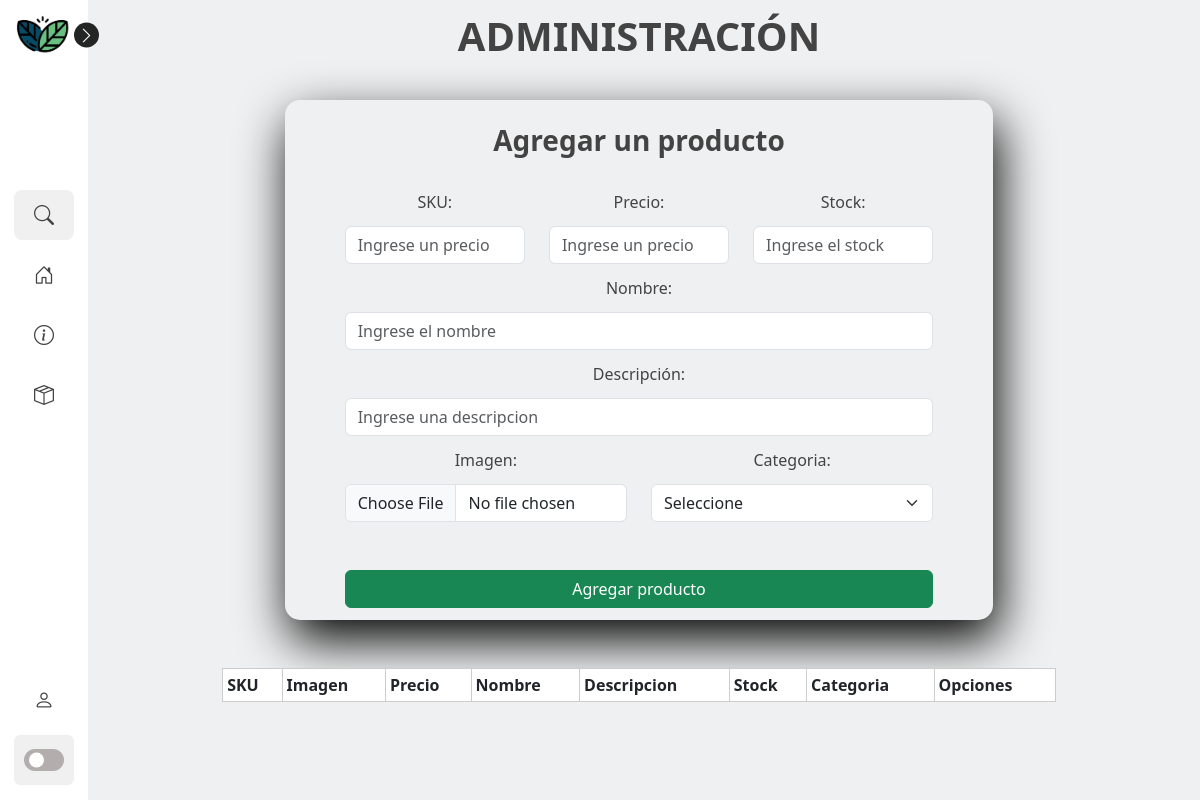
The page /admins on the database as committed earlier.
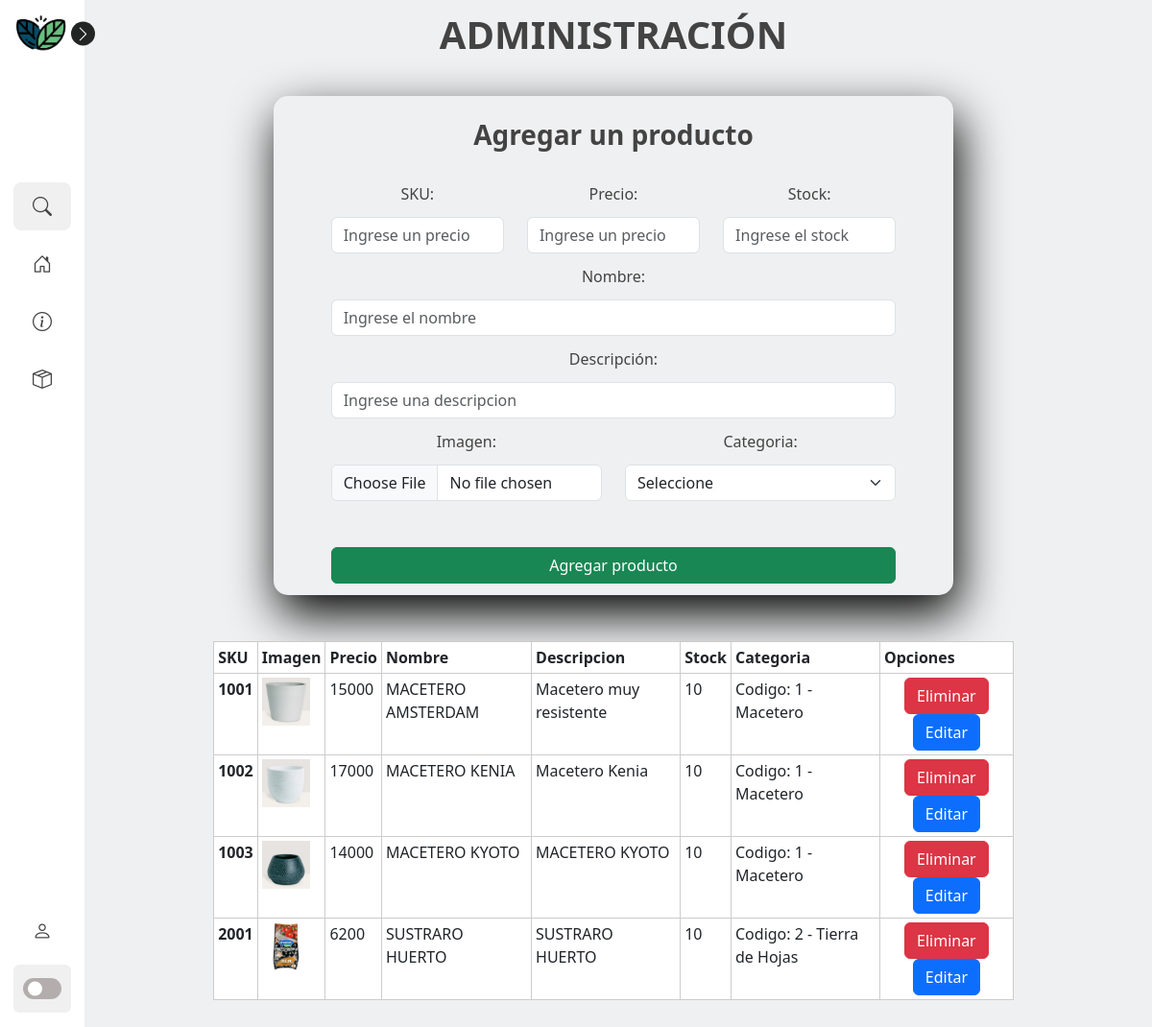
The same page on the database as committed later.
### tvapp/models.py (models this page shows, shortened)
class Producto(models.Model):
    sku = models.IntegerField(primary_key=True)
    precio = models.IntegerField()
    stock = models.IntegerField()
    nombre = models.CharField(max_length=80)
    descripcion = models.CharField(max_length=200)
    imagen = models.ImageField(upload_to="imagenesProducto")
    categoria_id = models.ForeignKey(Categoria, on_delete=models.CASCADE)
    fechaAgregar = models.DateField(auto_now_add=True)

class Categoria(models.Model):
    id_categoria = models.AutoField(primary_key=True)
    nombre = models.CharField(max_length=50)
    def __str__(self):
        txt = "Codigo: {0} - {1}"
        return txt.format(self.id_categoria,self.nombre)

### tvapp/views.py (the view)
# urls.py: path('admins',views.cargarAdmin),
def cargarAdmin(request):
    categorias = Categoria.objects.all()
    productos = Producto.objects.all()
    return render(request,"admins.html", {"cate":categorias, "prod":productos})

### tvapp/templates/admins.html (shortened to what the changed rows need)
{% extends "./baseInicio.html" %}
{% load static %}
{% block head %}
<link rel="stylesheet" href="{% static 'css/styleAdmin.css' %}">
{% endblock %}
{% block body %}
<section class="home">
    <div class="text title"><h1><strong>ADMINISTRACIÓN</strong></h1></div>
    <div class="container">
    <table class="table table-hover table-sm">
        <thead>
            <tr>
                <th scope="col">SKU</th>
                <th scope="col">Imagen</th>
                <th scope="col">Precio</th>
                <th scope="col">Nombre</th>
                <th scope="col">Descripcion</th>
                <th scope="col">Stock</th>
                <th scope="col">Categoria</th>
                <th scope="col">Opciones</th>
            </tr>
        </thead>
        <tbody>
            {% for c in prod %}
            <tr>
                <th scope="row">{{c.sku}}</th>
                <td><img src="{{c.imagen.url}}" height="50" alt=""></td>
                <td>{{c.precio}}</td>
                <td>{{c.nombre}}</td>
                <td>{{c.descripcion}}</td>
                <td>{{c.stock}}</td>
                <td>{{c.categoria_id}}</td>
                <td>
                    <div class="d-grid gap-2 d-md-block">
                        <a href="/eliminarProd/{{c.sku}}"><button id="btn_con" class="btn btn-danger" type="button" data-bs-toggle="modal"
                            data-bs-target="#exampleModal">Eliminar</button>
                        </a>
                        <a href="/editarProd/{{c.sku}}"><button id="btn_con" class="btn btn-primary" type="button">Editar</button></a>
                    </div>
                </td>
            </tr>
            {% endfor %}
    </table>
</div>
</section>
{% endblock %}

Rows that differ between the two databases and show on the page:
added Producto: sku "1001", imagen (picture), precio "15000", nombre "MACETERO AMSTERDAM", descripcion "Macetero muy resistente", stock "10", categoria_id "Codigo: 1 - Macetero"
added Producto: sku "1002", imagen (picture), precio "17000", nombre "MACETERO KENIA", descripcion "Macetero Kenia", stock "10", categoria_id "Codigo: 1 - Macetero"
added Producto: sku "1003", imagen (picture), precio "14000", nombre "MACETERO KYOTO", descripcion "MACETERO KYOTO", stock "10", categoria_id "Codigo: 1 - Macetero"
added Producto: sku "2001", imagen (picture), precio "6200", nombre "SUSTRARO HUERTO", descripcion "SUSTRARO HUERTO", stock "10", categoria_id "Codigo: 2 - Tierra de Hojas"
